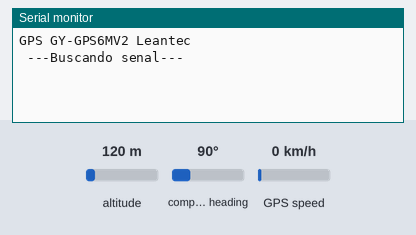
A sketch run on a simulated Arduino Uno, built with avr-gcc and run on an emulated ATmega328P. On the bench: the last lines printed to the serial monitor. Inputs (shaded band) come from the test bench; at power-on: altitude 120 m, compass heading 90°, GPS speed 0 km/h. The GPS gets a fix after 3 s at 37.7749, -122.4194 with 8 satellites.

Above: at 1.2 s.
1.3 s: altitude set to 250 m
At 3.9 s:
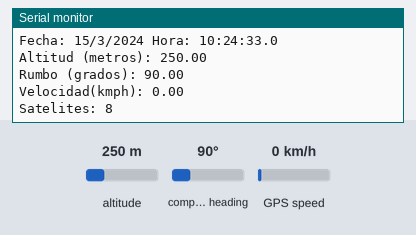
4.5 s: compass heading set to 7°
At 5.8 s:
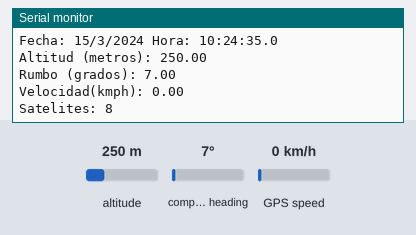
6.0 s: GPS speed set to 2 km/h
At 6.9 s:
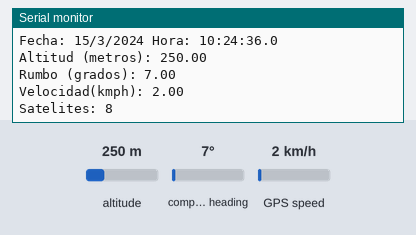
10.1 s: compass heading set to 180°
At 11.8 s:
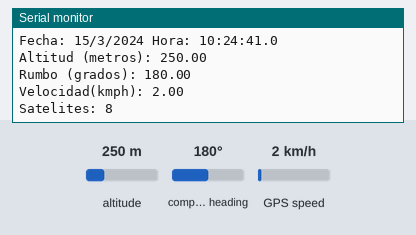
14.2 s: altitude set to 20 m
Timing chart, 0 to 17.2 s (numbered marks = the images above; inputs shaded):
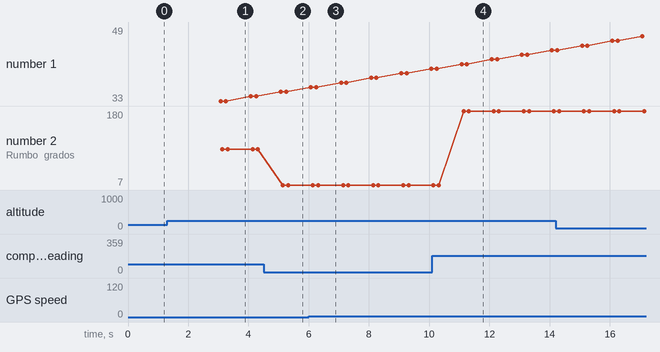

Measured:
- after the input at 1.3 s, the serial monitor: prints a new line after 1.8 s (image 1)
- after the input at 4.5 s, the serial monitor: prints a new line after 0.64 s (image 2)
- after the input at 6.0 s, the serial monitor: prints a new line after 0.16 s (image 3)
- after the input at 10.1 s, the serial monitor: prints a new line after 1.0 s (image 4)
- plotted number 1: 35 → 40 after the input at 6.0 s
- plotted number 2: 90 → 7 after the input at 4.5 s, 7 → 180 after the input at 10.1 s

The sketch:

Localizador_gps.ino
```cpp
#include <SoftwareSerial.h>//incluimos SoftwareSerial
#include <TinyGPS.h>//incluimos TinyGPS

TinyGPS gps;//Declaramos el objeto gps
SoftwareSerial serialgps(2,0);//Declaramos el pin 4 Tx y 3 Rx
//Declaramos la variables para la obtención de datos
int year;
byte month, day, hour, minute, second, hundredths;
unsigned long chars;
unsigned short sentences, failed_checksum;

void setup()
{
  Serial.begin(9600);//Iniciamos el puerto serie
  serialgps.begin(9600);//Iniciamos el puerto serie del gps
  //Imprimimos:
  Serial.println("");
  Serial.println("GPS GY-GPS6MV2 Leantec");
  Serial.println(" ---Buscando senal--- ");
  Serial.println("");
}

void loop()
{
  while(serialgps.available())
  {
    int c = serialgps.read();
     if(gps.encode(c))
     {
      float latitude, longitude;
      gps.f_get_position(&latitude, &longitude);
      Serial.print("Latitud/Longitud: ");
      Serial.print(latitude,8);
      Serial.print(", ");
      Serial.println(longitude,8);
      gps.crack_datetime(&year,&month,&day,&hour,&minute,&second,&hundredths);
      Serial.print("Fecha: "); Serial.print(day, DEC); Serial.print("/");
      Serial.print(month, DEC); Serial.print("/"); Serial.print(year);
      Serial.print(" Hora: "); Serial.print(hour, DEC); Serial.print(":");
      Serial.print(minute, DEC); Serial.print(":"); Serial.print(second, DEC);
      Serial.print("."); Serial.println(hundredths, DEC);
      Serial.print("Altitud (metros): "); Serial.println(gps.f_altitude());
      Serial.print("Rumbo (grados): "); Serial.println(gps.f_course());
      Serial.print("Velocidad(kmph): "); Serial.println(gps.f_speed_kmph());
      Serial.print("Satelites: "); Serial.println(gps.satellites());
      Serial.println();
      gps.stats(&chars, &sentences, &failed_checksum);
     }
  }
}
```
